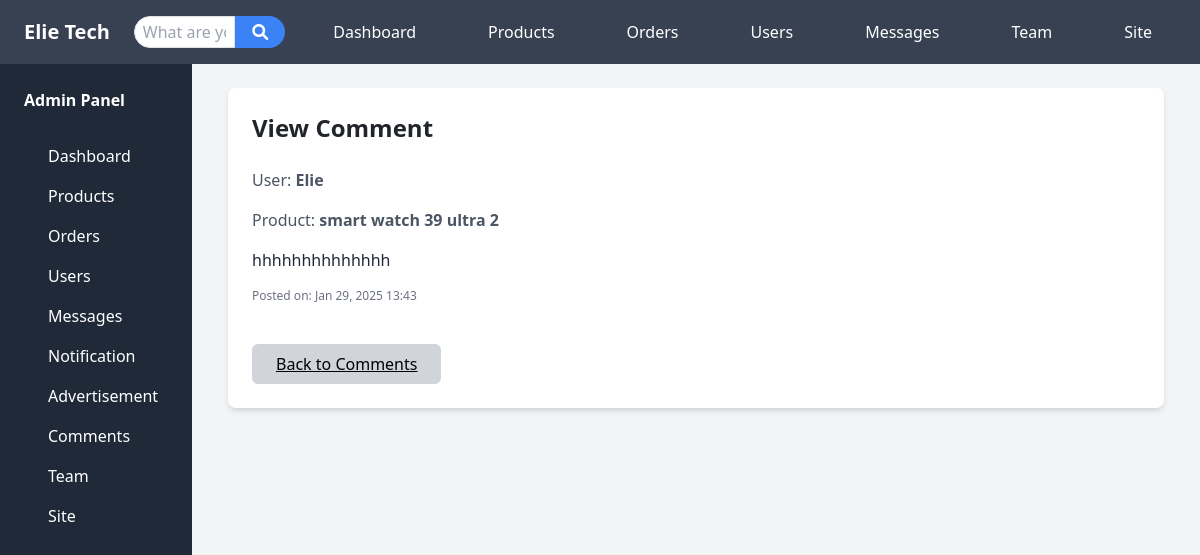
The page /admin-panel/comments/view/2/ (signed in) on the database its author committed.
### store/models.py (models this page shows, shortened)
class Comment(models.Model):
    user = models.ForeignKey(User, on_delete=models.CASCADE)
    product = models.ForeignKey(Product, on_delete=models.CASCADE)
    content = models.TextField()
    timestamp = models.DateTimeField(auto_now_add=True)

class Product(models.Model):
    CATEGORY_CHOICES = [
        ('accessories', 'Accessories & Gadgets'),
        ("smartphones", "Smartphones & Accessories"),
        ("laptops", "Laptops & Computers"),
        ("tv_entertainment", "TVs & Home Entertainment"),
        ("audio", "Audio & Headphones"),
        ("gaming", "Gaming & Accessories"),
        ("cameras", "Cameras & Photography"),
        ("wearables", "Wearables & Smartwatches"),
        ("home_appliances", "Home Appliances"),
        ("networking", "Networking & Internet"),
        ("power", "Power & Batteries"),
        ("drones", "Drones & RC Gadgets"),
        ("diy", "DIY Electronics & Components"),
        ("office", "Office & Stationery Tech"),
        ("car_electronics", "Car Electronics"),
        ("security", "Security & Surveillance"),
        ("software", "Software & Apps"),
        ("other", "Other Electronics"),
    ]
    name = models.CharField(max_length=100)
    description = models.TextField()
    price = models.DecimalField(max_digits=10, decimal_places=0, default=0.0)
    expected_price = models.DecimalField(max_digits=10, decimal_places=2, default=0.0)
    stock = models.PositiveIntegerField(default=0)
    created_at = models.DateTimeField(auto_now_add=True)
    likes = models.ManyToManyField(User, related_name="liked_products", blank=True)
    comments = models.ManyToManyField(User, through="Comment", related_name="commented_products", blank=True)
    category = models.CharField(max_length=50, choices=CATEGORY_CHOICES, default="accessories")  # Category Field

### store/views.py (the view)
# urls.py: path('admin-panel/comments/view/<int:comment_id>/', views.admin_view_comment, name='admin_view_comment'),
@staff_member_required
def admin_view_comment(request, comment_id):
    comment = get_object_or_404(Comment, id=comment_id)  # Use Comment, not comment
    return render(request, 'admin/view_comment.html', {'comment': comment})

### store/context_processors.py (called while the page is built)
def unread_message_count(request):
    unread_count = 0
    if request.user.is_authenticated:
        unread_count = Message.objects.filter(
            recipient=request.user,  # <-- Fix here
            is_read=False
        ).count()
    return {'unread_message_count': unread_count}

### templates/admin/view_comment.html
{% extends 'admin/base.html' %}
{% block content %}
<div class="bg-white rounded-lg shadow-md p-6">
    <h2 class="text-2xl font-bold mb-4">View Comment</h2>
    <p class="text-gray-600">User: <span class="font-semibold">{{ comment.user.username }}</span></p>
    <p class="text-gray-600">Product: <span class="font-semibold">{{ comment.product.name }}</span></p>
    <p class="text-gray-800 mt-2">{{ comment.content }}</p>
    <p class="text-xs text-gray-500 mt-2">Posted on: {{ comment.timestamp|date:"M d, Y H:i" }}</p>
    <a href="{% url 'admin_comment_list' %}" class="mt-4 inline-block bg-gray-300 text-black px-4 py-2 rounded hover:bg-gray-600">
        Back to Comments
    </a>
</div>
{% endblock %}

### rows shown on the page
Comment: user.username "Elie", product.name "smart watch 39 ultra 2", content "hhhhhhhhhhhhhh", timestamp "Jan 29, 2025 13:43"
